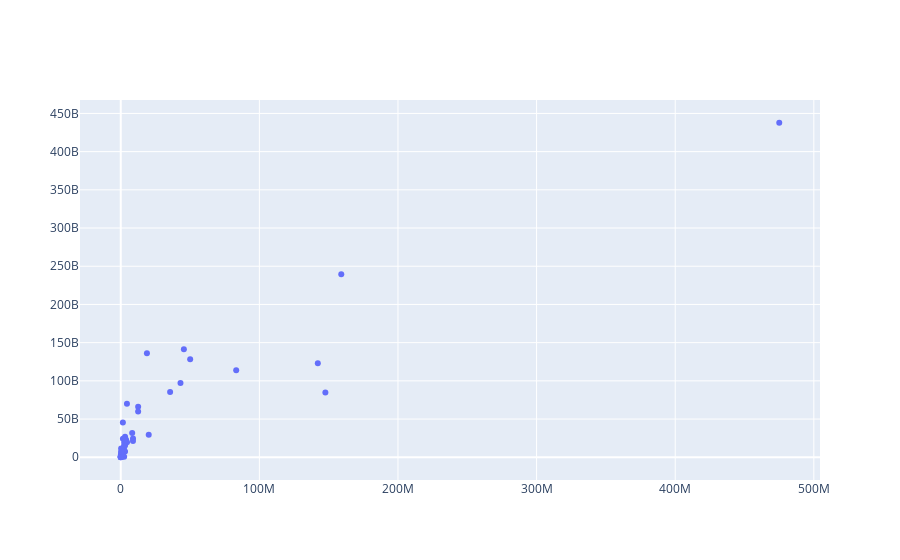

Source (notebook cell):
### Code cell
fig = go.Figure()
fig = go.Figure(data=go.Scatter(x=df_물품_조달요청_상세내역_test['수량'], y=df_물품_조달요청_상세내역_test['금액'], 
                                mode='markers'))

fig.show()
# 물품의 갯수와 가격은 그렇게 상관관계가 있어보이지는 않는다. 이는 즉 두개의 열을 합칠 수는 없다는 의미로 볼 수 있다.
# 그러므로 각각에 대해서 다른 column으로 보고 T_square 관리도를 만들어보자.
